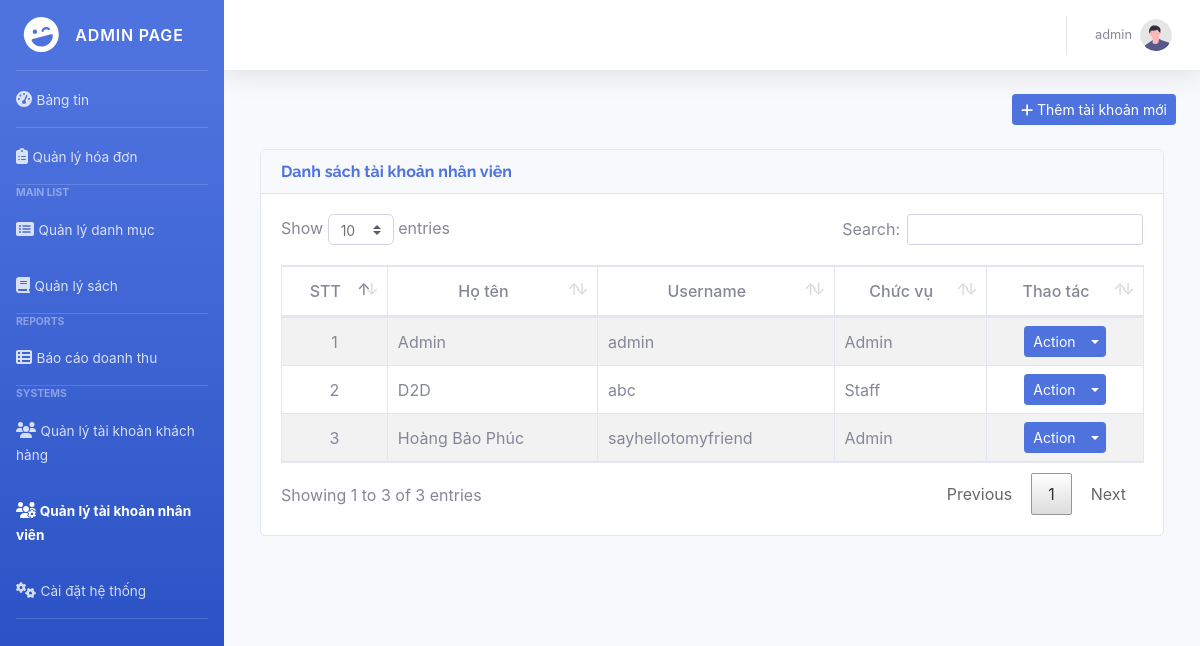
Page /admin/index.php?page=users (signed in) on the committed database.
### tables this page shows
CREATE TABLE `users` (
  `id` int(30) NOT NULL,
  `name` text NOT NULL,
  `username` varchar(200) NOT NULL,
  `password` text NOT NULL,
  `type` tinyint(1) NOT NULL COMMENT '1=Admin,2=Staff'
);

### admin/users.php (the view, shortened to what this page needs)
<div class="container-fluid mg-bt-170">
	<div class="row">
		<div class="col-lg-12">
				<button class="btn btn-primary float-right btn-sm" id="new_user"><i class="fa fa-plus"></i> Thêm tài khoản mới</button>
		</div>
	</div>
	<br>
	<div class="col-lg-12">
		<div class="card ">
			<div class="card-header">
				<h6 class="font-weight-bold text-primary" style="margin: 0;">Danh sách tài khoản nhân viên</h6>
			</div>
			<div class="card-body">
				<table class="table-striped table-bordered">
			<thead>
				<tr>
					<th class="text-center">STT</th>
					<th class="text-center">Họ tên</th>
					<th class="text-center">Username</th>
					<th class="text-center">Chức vụ</th>
					<th class="text-center">Thao tác</th>
				</tr>
			</thead>
			<tbody>
				<?php
 					include 'db_connect.php';
 					$type = array("","Admin","Staff","Alumnus/Alumna");
 					$users = $conn->query("SELECT * FROM users order by name asc");
 					$i = 1;
 					while($row= $users->fetch_assoc()):
				 ?>
				 <tr>
				 	<td class="text-center">
				 		<?php echo $i++ ?>
				 	</td>
				 	<td>
				 		<?php echo ucwords($row['name']) ?>
				 	</td>
				 	<td>
				 		<?php echo $row['username'] ?>
				 	</td>
				 	<td>
				 		<?php echo $type[$row['type']] ?>
				 	</td>
				 	<td>
				 		<center>
							<div class="btn-group">
							  <button type="button" class="btn btn-primary btn-sm">Action</button>
							  <button type="button" class="btn btn-primary btn-sm dropdown-toggle  dropdown-toggle-split" data-toggle="dropdown" aria-haspopup="true" aria-expanded="false">
							  </button>
							</div>
						</center>
				 	</td>
				 </tr>
				<?php endwhile; ?>
			</tbody>
		</table>
			</div>
		</div>
	</div>
</div>

### admin/assets/fullcalendar/main.css (style rules this page uses)
:root { --fc-daygrid-event-dot-width: 8px; }
:root { --fc-list-event-dot-width: 10px; --fc-list-event-hover-bg-color: #f5f5f5; }

### admin/assets/css/style.css (style rules this page uses)
body { font-family: "Open Sans", sans-serif; color: #444444; width: 100%; height: calc(100%); font-size: 12px; }
h1, h2, h3, h4, h5, h6 { font-family: "Raleway", sans-serif; }
.btn-sm { padding: .0001rem .2rem; }
table.dataTable thead .sorting_asc { background: none; }
table.dataTable thead .sorting { background: none; }
table.dataTable thead th { padding: 0.75rem; border-bottom-width: 2px; vertical-align: bottom; border-bottom: 2px solid #e3e6f0; font-weight: 500; }
table.dataTable.no-footer { vertical-align: bottom; border-bottom: 2px solid #e3e6f0; }
.mg-bt-170 { margin-bottom: 170px; }

### css/grid.css (style rules this page uses)
* { box-sizing: border-box; }
.row { display: flex; flex-wrap: wrap; margin-left: -4px; margin-right: -4px; }
@media (min-width: 740px) { .row { margin-left: -8px; margin-right: -8px; } }
@media (min-width: 1113px) { .row { margin-left: -12px; margin-right: -12px; } }

### rows in the picture
users: name "Admin", username "admin", type "Admin"
users: name "D2D", username "abc", type "Staff"
users: name "Hoàng Bảo Phúc", username "sayhellotomyfriend", type "Admin"

### other values in the picture
$_SESSION['login_name'] "admin"
